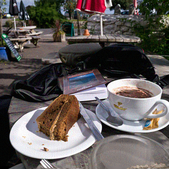
#> input picture detectors/datasets/adv_attacks/WaveRep/fgsm/samecat/000000000127.png, 169 x 169 px, shrunk from 512 x 512 before the run, found by its file name
$ python roc_curve.py
#> lines starting #> are read from the running program, lines starting #| are printed output that depends on the picture; after the words box and inside, x2 and y2 are one past the last pixel; in counts of white or black regions, pixels touching at a corner belong together
from itertools import product

import cv2
import matplotlib.pyplot as plt
import numpy as np
import pandas as pd
from sklearn.metrics import roc_auc_score, roc_curve

# --- Load CSV ---------------------------------------------------------------
# read multiple CSVs
df = pd.concat([pd.read_csv(f) for f in [
    "outputs/results.csv",
    # "out/results_all.csv",
]])
#> (reads detectors/results.csv from the repository)

global_handles = []
global_labels = []


def main():
    fig, ax = plt.subplots(figsize=(6, 6))

    model = 'AnomalyOV'
    attack = 'orig'

    mdf = df[(df["detector"] == model) & (df["attack"] == attack)]

    # labels: 0 = real, 1 = everything else
    y_true = (mdf["category"] != 'real').astype(int).to_numpy()
    y_score = mdf["logit"].to_numpy()

    fpr, tpr, _ = roc_curve(y_true, y_score)
    auc = roc_auc_score(y_true, y_score)

    ax.plot(fpr, tpr, label=f"{model} (AUC={auc:.3f})", linewidth=1, c='tab:pink')

    # reference diagonal
    ax.plot([0, 1], [0, 1], "--", linewidth=1, color="gray")

    ax.set_xlabel("False Positive Rate")
    ax.set_ylabel("True Positive Rate")
    ax.set_title(f"ROC inpainted vs real")
    ax.grid(alpha=0.2)
    ax.legend()
    ax.set_xlim(0, 1)
    ax.set_ylim(0, 1)

    fig.tight_layout()
    # plt.savefig('results_aov.png')
    plt.show()


if __name__ == "__main__":
    # real = cv2.imread('datasets/b-free/real')
    samecat = cv2.imread('datasets/b-free/samecat/000000000127.png')
#> samecat is the input picture: shape (169, 169, 3); mean B, G, R 89.4, 91.3, 97.1
    diffcat = cv2.imread('datasets/b-free/diffcat/000000000127.png')
    mask = cv2.imread('datasets/b-free/mask/000000000127.png', cv2.IMREAD_GRAYSCALE)
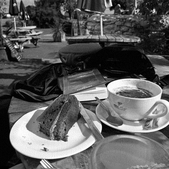
#> mask: shape (169, 169); min 0, max 255, mean 92.4
    bbox = cv2.imread('datasets/b-free/bbox/000000000127.png', cv2.IMREAD_GRAYSCALE)

    contours_same = cv2.findContours(mask, cv2.RETR_TREE, cv2.CHAIN_APPROX_SIMPLE)[0]
#> contours_same = 85 contours, 84 with area under 20; largest, box (x1, y1, x2, y2) and area: (0, 0, 169, 169) 28195
    contours_diff = cv2.findContours(bbox, cv2.RETR_TREE, cv2.CHAIN_APPROX_SIMPLE)[0]
#> contours_diff has the same summary as contours_same

    samecat = cv2.drawContours(samecat, contours_same, -1, [0,0,255], 3)
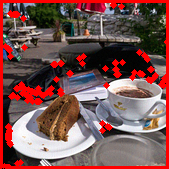
#> samecat: shape (169, 169, 3); 13.35% of pixels changed, all inside (x1, y1, x2, y2) = (0, 0, 169, 169)
    diffcat = cv2.drawContours(diffcat, contours_diff, -1, [0,0,255], 3)

    cv2.imshow('samecat', samecat)
    cv2.imshow('diffcat', diffcat)
    cv2.waitKey(0)
    exit(0)
#> (the program exits here)
